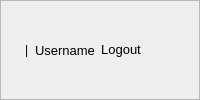
            <widget class="QFrame" name="frame_28">
             <property name="sizePolicy">
              <sizepolicy hsizetype="Expanding" vsizetype="Preferred">
               <horstretch>0</horstretch>
               <verstretch>0</verstretch>
              </sizepolicy>
             </property>
             <property name="styleSheet">
              <string notr="true">#abc
{background-color: rgb(170, 85, 127);
}</string>
             </property>
             <property name="frameShape">
              <enum>QFrame::StyledPanel</enum>
             </property>
             <property name="frameShadow">
              <enum>QFrame::Raised</enum>
             </property>
             <layout class="QGridLayout" name="gridLayout_24">
              <item row="0" column="1">
               <widget class="QLabel" name="lbl_userrole">
                <property name="maximumSize">
                 <size>
                  <width>35</width>
                  <height>25</height>
                 </size>
                </property>
                <property name="text">
                 <string/>
                </property>
                <property name="pixmap">
                 <pixmap>../Downloads/profile.ico</pixmap>
                </property>
                <property name="scaledContents">
                 <bool>true</bool>
                </property>
               </widget>
              </item>
              <item row="0" column="5">
               <spacer name="horizontalSpacer_4">
                <property name="orientation">
                 <enum>Qt::Horizontal</enum>
                </property>
                <property name="sizeHint" stdset="0">
                 <size>
                  <width>20</width>
                  <height>20</height>
                 </size>
                </property>
               </spacer>
              </item>
              <item row="0" column="3">
               <widget class="QLabel" name="lbl_username">
                <property name="maximumSize">
                 <size>
                  <width>63</width>
                  <height>16777215</height>
                 </size>
                </property>
                <property name="font">
                 <font>
                  <pointsize>10</pointsize>
                 </font>
                </property>
                <property name="styleSheet">
                 <string notr="true"/>
                </property>
                <property name="text">
                 <string>Username</string>
                </property>
               </widget>
              </item>
              <item row="0" column="4">
               <widget class="QPushButton" name="btn_logout">
                <property name="maximumSize">
                 <size>
                  <width>50</width>
                  <height>16777215</height>
                 </size>
                </property>
                <property name="font">
                 <font>
                  <pointsize>10</pointsize>
                 </font>
                </property>
                <property name="cursor">
                 <cursorShape>PointingHandCursor</cursorShape>
                </property>
                <property name="styleSheet">
                 <string notr="true">#btn_logout{background-color: transparent;
border:none;

}
#btn_logout:hover{

border-bottom:1px solid  white;
}</string>
                </property>
                <property name="text">
                 <string>Logout</string>
                </property>
               </widget>
              </item>
              <item row="0" column="2">
               <widget class="QLabel" name="label">
                <property name="text">
                 <string>|</string>
                </property>
               </widget>
              </item>
             </layout>
            </widget>
